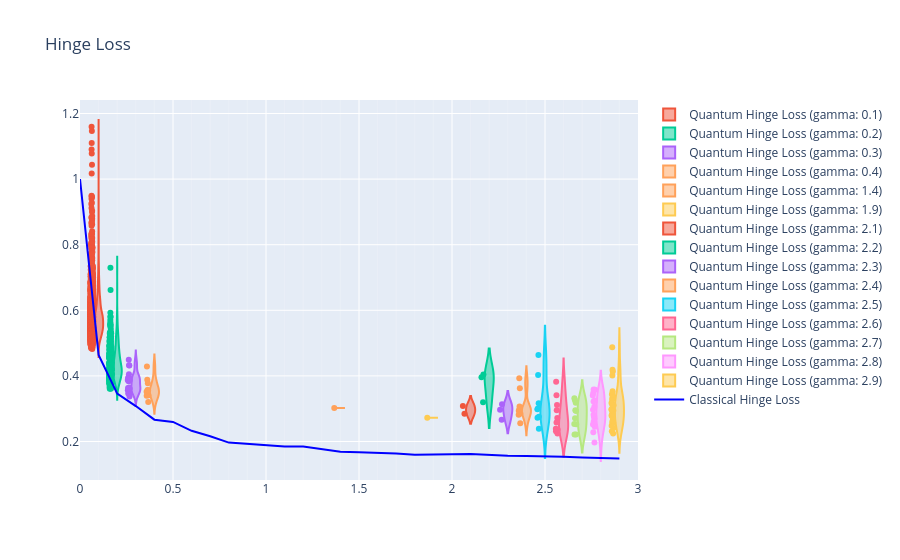

Notebook code for this chart:
### Code cell
from turtle import color


fig = go.Figure()

for i in range(30):
    gamma_val = gamma[i]

    fig.add_trace(
        go.Violin(
            x=[gamma_val] * len(Q_Loss_train_array[i]),  # 🔥 핵심
            y=Q_Loss_train_array[i],
            points="all",
            name = f"Quantum Hinge Loss (gamma: {gamma_val})"
        )
    )

fig.add_trace(
    go.Scatter(
        x = gamma,
        y = C_Loss_train_list,
        mode="lines",
        line_color = "blue",
        name = "Classical Hinge Loss"
    )
)

fig.update_xaxes(
tickmode="linear",
dtick=0.5,          # 큰 눈금 간격
tick0=0
)

fig.update_xaxes(
    tickmode="linear",
    dtick=0.5,  # 큰 눈금

    minor=dict(
        tickmode="linear",
        dtick=0.1,   # 작은 눈금
        showgrid=True
    )
)

fig.update_xaxes(
    tickmode="linear",
    dtick=0.5,
    showgrid=True,
    gridwidth=1,

    minor=dict(
        tickmode="linear",
        dtick=0.1,
        showgrid=True,
        gridwidth=0.5
    )
)

fig.update_layout(title_text="Hinge Loss")
fig.update_xaxes(range=[0, 3])
# fig.update_yaxes(range=[0, 1])

fig.show()

### Figure 1 — Plotly figure (JSON) as saved in the notebook; plotly's stock layout.template omitted (floating-point values rounded to 4 significant figures; data arrays with more than 128 entries replaced by an {"elided": "..."} marker saying what was removed)
{"data": [{"name": "Quantum Hinge Loss (gamma: 0.0)", "points": "all", "type": "violin", "x": [], "y": []}, {"name": "Quantum Hinge Loss (gamma: 0.1)", "points": "all", "type": "violin", "x": {"elided": "1810 float values"}, "y": {"elided": "1810 float values"}}, {"name": "Quantum Hinge Loss (gamma: 0.2)", "points": "all", "type": "violin", "x": {"elided": "258 float values"}, "y": {"elided": "258 float values"}}, {"name": "Quantum Hinge Loss (gamma: 0.3)", "points": "all", "type": "violin", "x": [0.3, 0.3, 0.3, 0.3, 0.3, 0.3, 0.3, 0.3, 0.3, 0.3, 0.3, 0.3, 0.3, 0.3, 0.3, 0.3, 0.3, 0.3, 0.3, 0.3, 0.3, 0.3, 0.3], "y": [0.3901, 0.363, 0.3912, 0.3878, 0.3603, 0.3599, 0.3836, 0.4489, 0.3375, 0.386, 0.3649, 0.3471, 0.3617, 0.393, 0.3619, 0.4314, 0.4051, 0.394, 0.3566, 0.3574, 0.3462, 0.3959, 0.4322]}, {"name": "Quantum Hinge Loss (gamma: 0.4)", "points": "all", "type": "violin", "x": [0.4, 0.4, 0.4, 0.4, 0.4, 0.4, 0.4, 0.4, 0.4, 0.4], "y": [0.3883, 0.3568, 0.3202, 0.3411, 0.3391, 0.4289, 0.352, 0.3774, 0.3559, 0.352]}, {"name": "Quantum Hinge Loss (gamma: 0.5)", "points": "all", "type": "violin", "x": [], "y": []}, {"name": "Quantum Hinge Loss (gamma: 0.6)", "points": "all", "type": "violin", "x": [], "y": []}, {"name": "Quantum Hinge Loss (gamma: 0.7)", "points": "all", "type": "violin", "x": [], "y": []}, {"name": "Quantum Hinge Loss (gamma: 0.8)", "points": "all", "type": "violin", "x": [], "y": []}, {"name": "Quantum Hinge Loss (gamma: 0.9)", "points": "all", "type": "violin", "x": [], "y": []}, {"name": "Quantum Hinge Loss (gamma: 1.0)", "points": "all", "type": "violin", "x": [], "y": []}, {"name": "Quantum Hinge Loss (gamma: 1.1)", "points": "all", "type": "violin", "x": [], "y": []}, {"name": "Quantum Hinge Loss (gamma: 1.2)", "points": "all", "type": "violin", "x": [], "y": []}, {"name": "Quantum Hinge Loss (gamma: 1.3)", "points": "all", "type": "violin", "x": [], "y": []}, {"name": "Quantum Hinge Loss (gamma: 1.4)", "points": "all", "type": "violin", "x": [1.4], "y": [0.3018]}, {"name": "Quantum Hinge Loss (gamma: 1.5)", "points": "all", "type": "violin", "x": [], "y": []}, {"name": "Quantum Hinge Loss (gamma: 1.6)", "points": "all", "type": "violin", "x": [], "y": []}, {"name": "Quantum Hinge Loss (gamma: 1.7)", "points": "all", "type": "violin", "x": [], "y": []}, {"name": "Quantum Hinge Loss (gamma: 1.8)", "points": "all", "type": "violin", "x": [], "y": []}, {"name": "Quantum Hinge Loss (gamma: 1.9)", "points": "all", "type": "violin", "x": [1.9], "y": [0.2722]}, {"name": "Quantum Hinge Loss (gamma: 2.0)", "points": "all", "type": "violin", "x": [], "y": []}, {"name": "Quantum Hinge Loss (gamma: 2.1)", "points": "all", "type": "violin", "x": [2.1, 2.1], "y": [0.308, 0.2845]}, {"name": "Quantum Hinge Loss (gamma: 2.2)", "points": "all", "type": "violin", "x": [2.2, 2.2, 2.2], "y": [0.32, 0.4043, 0.3959]}, {"name": "Quantum Hinge Loss (gamma: 2.3)", "points": "all", "type": "violin", "x": [2.3, 2.3, 2.3], "y": [0.2972, 0.2661, 0.3132]}, {"name": "Quantum Hinge Loss (gamma: 2.4)", "points": "all", "type": "violin", "x": [2.4, 2.4, 2.4, 2.4, 2.4, 2.4, 2.4, 2.4, 2.4], "y": [0.2936, 0.3929, 0.3622, 0.3066, 0.2997, 0.2559, 0.2813, 0.2853, 0.2977]}, {"name": "Quantum Hinge Loss (gamma: 2.5)", "points": "all", "type": "violin", "x": [2.5, 2.5, 2.5, 2.5, 2.5, 2.5, 2.5, 2.5], "y": [0.2986, 0.2724, 0.2752, 0.4029, 0.4634, 0.3168, 0.3003, 0.2389]}, {"name": "Quantum Hinge Loss (gamma: 2.6)", "points": "all", "type": "violin", "x": [2.6, 2.6, 2.6, 2.6, 2.6, 2.6, 2.6, 2.6, 2.6, 2.6], "y": [0.2577, 0.3113, 0.2313, 0.2953, 0.2715, 0.3411, 0.2241, 0.2361, 0.3824, 0.239]}, {"name": "Quantum Hinge Loss (gamma: 2.7)", "points": "all", "type": "violin", "x": [2.7, 2.7, 2.7, 2.7, 2.7, 2.7, 2.7, 2.7, 2.7, 2.7], "y": [0.2213, 0.2532, 0.271, 0.2215, 0.3259, 0.3322, 0.3181, 0.2927, 0.2953, 0.2528]}, {"name": "Quantum Hinge Loss (gamma: 2.8)", "points": "all", "type": "violin", "x": [2.8, 2.8, 2.8, 2.8, 2.8, 2.8, 2.8, 2.8, 2.8, 2.8, 2.8, 2.8, 2.8, 2.8, 2.8, 2.8, 2.8], "y": [0.3482, 0.2817, 0.34, 0.2515, 0.3222, 0.297, 0.2282, 0.2757, 0.2449, 0.3578, 0.2699, 0.2778, 0.325, 0.1971, 0.3588, 0.2612, 0.3059]}, {"name": "Quantum Hinge Loss (gamma: 2.9)", "points": "all", "type": "violin", "x": [2.9, 2.9, 2.9, 2.9, 2.9, 2.9, 2.9, 2.9, 2.9, 2.9, 2.9, 2.9, 2.9, 2.9, 2.9, 2.9, 2.9, 2.9, 2.9, 2.9, 2.9, 2.9, 2.9, 2.9, 2.9, 2.9, 2.9, 2.9, 2.9], "y": [0.3121, 0.2573, 0.327, 0.3337, 0.2242, 0.3529, 0.4012, 0.2792, 0.2408, 0.487, 0.2976, 0.2588, 0.2942, 0.3328, 0.4188, 0.2766, 0.2482, 0.2313, 0.2639, 0.3334, 0.3174, 0.2857, 0.4137, 0.3434, 0.3103, 0.2981, 0.2808, 0.2623, 0.3442]}, {"line": {"color": "blue"}, "mode": "lines", "name": "Classical Hinge Loss", "type": "scatter", "x": [0.0, 0.1, 0.2, 0.3, 0.4, 0.5, 0.6, 0.7, 0.8, 0.9, 1.0, 1.1, 1.2, 1.3, 1.4, 1.5, 1.6, 1.7, 1.8, 1.9, 2.0, 2.1, 2.2, 2.3, 2.4, 2.5, 2.6, 2.7, 2.8, 2.9], "y": [1, 0.4639, 0.3459, 0.3081, 0.2666, 0.2595, 0.2326, 0.2162, 0.1967, 0.1933, 0.1891, 0.1847, 0.1844, 0.1765, 0.1688, 0.1676, 0.1658, 0.1633, 0.1595, 0.1593, 0.1614, 0.1615, 0.1581, 0.1562, 0.1557, 0.1553, 0.1535, 0.1514, 0.1497, 0.1483]}], "layout": {"title": {"text": "Hinge Loss"}, "xaxis": {"dtick": 0.5, "gridwidth": 1, "minor": {"dtick": 0.1, "gridwidth": 0.5, "showgrid": true, "tickmode": "linear"}, "range": [0, 3], "showgrid": true, "tick0": 0, "tickmode": "linear"}}}
